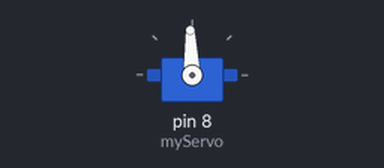
A sketch run on a simulated Arduino Uno, built with avr-gcc and run on an emulated ATmega328P. Parts: servo.

Above: at 0.05 s.
At 0.85 s:
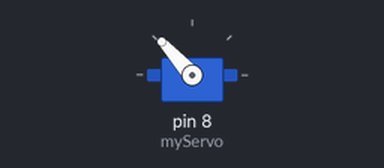
At 1.7 s:
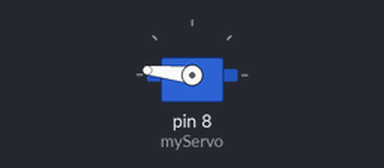
At 3.35 s:
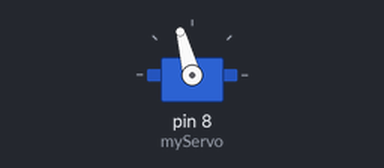
Timing chart, 0 to 8.4 s (numbered marks = the images above):
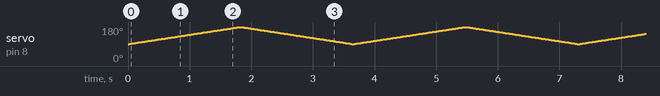

The sketch:

sketch_nov12a.ino
```cpp
#include <Servo.h>
Servo myServo;

void setup() {
  myServo.attach(8);
}

void loop() {

  for(int angle = 90; angle <= 180; angle++){
    myServo.write(angle);
    delay(20);
  }


  for(int angle =180 ; angle >=90; angle--){
    myServo.write(angle);
    delay(20);
  }
}
```
